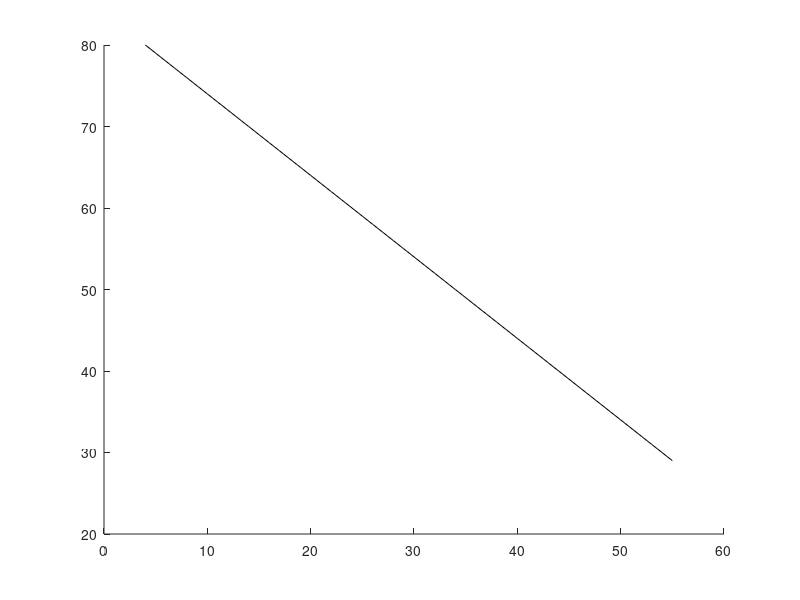

Here is the MATLAB script that generated this plot: (Note: this script raises an error after producing the figure.)
%line profile
x = [45, 18];
y = [39, 66];
coefficients = polyfit(x, y, 1);
xFit = 4:55;
yFit = polyval(coefficients,xFit);
hold on
plot(xFit, yFit,'k')
yFit = uint16(yFit);
figure

z = nan(1,52);
for ii = 1:52
    z(ii) = R_jrgeco1aCorr_ISA_mice(yFit(ii),xFit(ii),3);
end
figure
plot(xFit,z,'m')

z = nan(1,52);
for ii = 1:52
    z(ii) = R_FADCorr_ISA_mice(yFit(ii),xFit(ii),3);
end
hold on 
plot(xFit,z,'g')

z = nan(1,52);
for ii = 1:52
    z(ii) = R_total_ISA_mice(yFit(ii),xFit(ii),3);
end
hold on 
plot(xFit,z,'k')

legend('RGECO','FAD','HbT','location','northwest')
title('awake ISA ML')



figure
imagesc(R_jrgeco1aCorr_ISA_mice(:,:,3),[-1.1 1.1])
colormap jet
hold on
axis image off
title('awake ISA ML Calcium')
plot(xFit, yFit,'k')


figure
imagesc(R_FADCorr_ISA_mice(:,:,3),[-1.1 1.1])
colormap jet
hold on
axis image off
title('awake ISA ML FAD')
plot(xFit, yFit,'k')


figure
imagesc(R_total_ISA_mice(:,:,3),[-1.1 1.1])
colormap jet
hold on
axis image off
title('awake ISA ML Total')
plot(xFit, yFit,'k')

z = nan(1,52);
for ii = 1:52
    z(ii) = R_jrgeco1aCorr_ISA_mice(yFit(ii),xFit(ii),7);
end
figure
plot(xFit,z,'m')

z = nan(1,52);
for ii = 1:52
    z(ii) = R_FADCorr_ISA_mice(yFit(ii),xFit(ii),7);
end
hold on 
plot(xFit,z,'g')

z = nan(1,52);
for ii = 1:52
    z(ii) = R_total_ISA_mice(yFit(ii),xFit(ii),7);
end
hold on 
plot(xFit,z,'k')

legend('RGECO','FAD','HbT','location','northwest')
title('awake ISA SL')



figure
imagesc(R_jrgeco1aCorr_ISA_mice(:,:,7),[-1.1 1.1])
colormap jet
hold on
axis image off
title('awake ISA SL Calcium')
plot(xFit, yFit,'k')


figure
imagesc(R_FADCorr_ISA_mice(:,:,7),[-1.1 1.1])
colormap jet
hold on
axis image off
title('awake ISA SL FAD')
plot(xFit, yFit,'k')


figure
imagesc(R_total_ISA_mice(:,:,7),[-1.1 1.1])
colormap jet
hold on
axis image off
title('awake ISA SL Total')
plot(xFit, yFit,'k')





z = nan(1,52);
for ii = 1:52
    z(ii) = R_jrgeco1aCorr_Delta_mice(yFit(ii),xFit(ii),3);
end
figure
plot(xFit,z,'m')

z = nan(1,52);
for ii = 1:52
    z(ii) = R_FADCorr_Delta_mice(yFit(ii),xFit(ii),3);
end
hold on 
plot(xFit,z,'g')

z = nan(1,52);
for ii = 1:52
    z(ii) = R_total_Delta_mice(yFit(ii),xFit(ii),3);
end
hold on 
plot(xFit,z,'k')

legend('RGECO','FAD','HbT','location','northwest')
title('awake Delta ML')


figure
imagesc(R_jrgeco1aCorr_Delta_mice(:,:,3),[-1.1 1.1])
colormap jet
hold on
axis image off
title('awake Delta ML Calcium')
plot(xFit, yFit,'k')


figure
imagesc(R_FADCorr_Delta_mice(:,:,3),[-1.1 1.1])
colormap jet
hold on
axis image off
title('awake Delta ML FAD')
plot(xFit, yFit,'k')


figure
imagesc(R_total_Delta_mice(:,:,3),[-1.1 1.1])
colormap jet
hold on
axis image off
title('awake Delta ML Total')
plot(xFit, yFit,'k')



z = nan(1,52);
for ii = 1:52
    z(ii) = R_jrgeco1aCorr_Delta_mice(yFit(ii),xFit(ii),7);
end
figure
plot(xFit,z,'m')

z = nan(1,52);
for ii = 1:52
    z(ii) = R_FADCorr_Delta_mice(yFit(ii),xFit(ii),7);
end
hold on 
plot(xFit,z,'g')

z = nan(1,52);
for ii = 1:52
    z(ii) = R_total_Delta_mice(yFit(ii),xFit(ii),7);
end
hold on 
plot(xFit,z,'k')

legend('RGECO','FAD','HbT','location','northwest')
title('awake Delta SL')


figure
imagesc(R_jrgeco1aCorr_Delta_mice(:,:,7),[-1.1 1.1])
colormap jet
hold on
axis image off
title('awake Delta SL Calcium')
plot(xFit, yFit,'k')


figure
imagesc(R_FADCorr_Delta_mice(:,:,7),[-1.1 1.1])
colormap jet
hold on
axis image off
title('awake Delta SL FAD')
plot(xFit, yFit,'k')


figure
imagesc(R_total_Delta_mice(:,:,7),[-1.1 1.1])
colormap jet
hold on
axis image off
title('awake Delta SL Total')
plot(xFit, yFit,'k')

